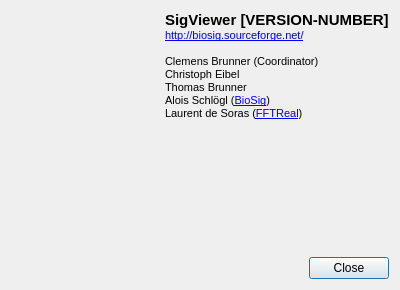
<?xml version="1.0" encoding="UTF-8"?>
<ui version="4.0">
 <class>aboutDialog</class>
 <widget class="QDialog" name="aboutDialog">
  <property name="geometry">
   <rect>
    <x>0</x>
    <y>0</y>
    <width>400</width>
    <height>290</height>
   </rect>
  </property>
  <property name="windowTitle">
   <string>About SigViewer</string>
  </property>
  <property name="windowIcon">
   <iconset resource="../../src.qrc">
    <normaloff>:/images/sigviewer16.png</normaloff>:/images/sigviewer16.png</iconset>
  </property>
  <property name="modal">
   <bool>true</bool>
  </property>
  <layout class="QVBoxLayout" name="verticalLayout">
   <item>
    <layout class="QHBoxLayout" name="horizontalLayout">
     <item>
      <widget class="QLabel" name="label">
       <property name="text">
        <string/>
       </property>
       <property name="pixmap">
        <pixmap resource="../../src.qrc">:/images/sigviewer128.png</pixmap>
       </property>
       <property name="alignment">
        <set>Qt::AlignHCenter|Qt::AlignTop</set>
       </property>
      </widget>
     </item>
     <item>
      <widget class="QLabel" name="aboutLabel">
       <property name="text">
        <string>&lt;!DOCTYPE HTML PUBLIC &quot;-//W3C//DTD HTML 4.0//EN&quot; &quot;http://www.w3.org/TR/REC-html40/strict.dtd&quot;&gt;
&lt;html&gt;&lt;head&gt;&lt;meta name=&quot;qrichtext&quot; content=&quot;1&quot; /&gt;&lt;style type=&quot;text/css&quot;&gt;
p, li { white-space: pre-wrap; }
&lt;/style&gt;&lt;/head&gt;&lt;body style=&quot; font-family:'MS Shell Dlg 2'; font-size:8.25pt; font-weight:400; font-style:normal;&quot;&gt;
&lt;table border=&quot;0&quot; style=&quot;-qt-table-type: root; margin-top:4px; margin-bottom:4px; margin-left:4px; margin-right:4px;&quot;&gt;
&lt;tr&gt;
&lt;td style=&quot;border: none;&quot;&gt;
&lt;p style=&quot; margin-top:0px; margin-bottom:0px; margin-left:0px; margin-right:0px; -qt-block-indent:0; text-indent:0px;&quot;&gt;&lt;span style=&quot; font-family:'Sans Serif'; font-size:11pt; font-weight:600;&quot;&gt;SigViewer [VERSION-NUMBER]&lt;/span&gt;&lt;/p&gt;
&lt;p style=&quot; margin-top:0px; margin-bottom:0px; margin-left:0px; margin-right:0px; -qt-block-indent:0; text-indent:0px;&quot;&gt;&lt;a href=&quot;http://biosig.sf.net&quot;&gt;&lt;span style=&quot; font-family:'Sans Serif'; font-size:8pt; text-decoration: underline; color:#0000ff;&quot;&gt;http://biosig.sourceforge.net/&lt;/span&gt;&lt;/a&gt;&lt;/p&gt;
&lt;p style=&quot;-qt-paragraph-type:empty; margin-top:0px; margin-bottom:0px; margin-left:0px; margin-right:0px; -qt-block-indent:0; text-indent:0px; font-family:'Sans Serif'; font-size:8pt; text-decoration: underline; color:#0000ff;&quot;&gt;&lt;/p&gt;
&lt;p style=&quot; margin-top:0px; margin-bottom:0px; margin-left:0px; margin-right:0px; -qt-block-indent:0; text-indent:0px;&quot;&gt;&lt;span style=&quot; font-family:'Sans Serif'; font-size:8pt;&quot;&gt;Clemens Brunner (Coordinator)&lt;/span&gt;&lt;/p&gt;
&lt;p style=&quot; margin-top:0px; margin-bottom:0px; margin-left:0px; margin-right:0px; -qt-block-indent:0; text-indent:0px;&quot;&gt;&lt;span style=&quot; font-family:'Sans Serif'; font-size:8pt;&quot;&gt;Christoph Eibel&lt;/span&gt;&lt;/p&gt;
&lt;p style=&quot; margin-top:0px; margin-bottom:0px; margin-left:0px; margin-right:0px; -qt-block-indent:0; text-indent:0px;&quot;&gt;&lt;span style=&quot; font-family:'Sans Serif'; font-size:8pt;&quot;&gt;Thomas Brunner&lt;/span&gt;&lt;/p&gt;
&lt;p style=&quot; margin-top:0px; margin-bottom:0px; margin-left:0px; margin-right:0px; -qt-block-indent:0; text-indent:0px;&quot;&gt;&lt;span style=&quot; font-family:'Sans Serif'; font-size:8pt;&quot;&gt;Alois Schlögl (&lt;/span&gt;&lt;a href=&quot;http://biosig.sourceforge.net/&quot;&gt;&lt;span style=&quot; font-size:8pt; text-decoration: underline; color:#0000ff;&quot;&gt;BioSig&lt;/span&gt;&lt;/a&gt;&lt;span style=&quot; font-family:'Sans Serif'; font-size:8pt;&quot;&gt;)&lt;/span&gt;&lt;/p&gt;
&lt;p style=&quot; margin-top:0px; margin-bottom:0px; margin-left:0px; margin-right:0px; -qt-block-indent:0; text-indent:0px;&quot;&gt;&lt;span style=&quot; font-family:'Sans Serif'; font-size:8pt;&quot;&gt;Laurent de Soras (&lt;/span&gt;&lt;a href=&quot;http://ldesoras.free.fr/prod.html&quot;&gt;&lt;span style=&quot; font-size:8pt; text-decoration: underline; color:#0000ff;&quot;&gt;FFTReal&lt;/span&gt;&lt;/a&gt;&lt;span style=&quot; font-family:'Sans Serif'; font-size:8pt;&quot;&gt;)&lt;/span&gt;&lt;/p&gt;&lt;/td&gt;&lt;/tr&gt;&lt;/table&gt;&lt;/body&gt;&lt;/html&gt;</string>
       </property>
       <property name="textFormat">
        <enum>Qt::RichText</enum>
       </property>
       <property name="alignment">
        <set>Qt::AlignLeading|Qt::AlignLeft|Qt::AlignTop</set>
       </property>
      </widget>
     </item>
    </layout>
   </item>
   <item>
    <widget class="QDialogButtonBox" name="buttonBox">
     <property name="standardButtons">
      <set>QDialogButtonBox::Close</set>
     </property>
    </widget>
   </item>
  </layout>
 </widget>
 <resources>
  <include location="../../src.qrc"/>
 </resources>
 <connections>
  <connection>
   <sender>buttonBox</sender>
   <signal>rejected()</signal>
   <receiver>aboutDialog</receiver>
   <slot>close()</slot>
   <hints>
    <hint type="sourcelabel">
     <x>198</x>
     <y>261</y>
    </hint>
    <hint type="destinationlabel">
     <x>198</x>
     <y>141</y>
    </hint>
   </hints>
  </connection>
 </connections>
</ui>
